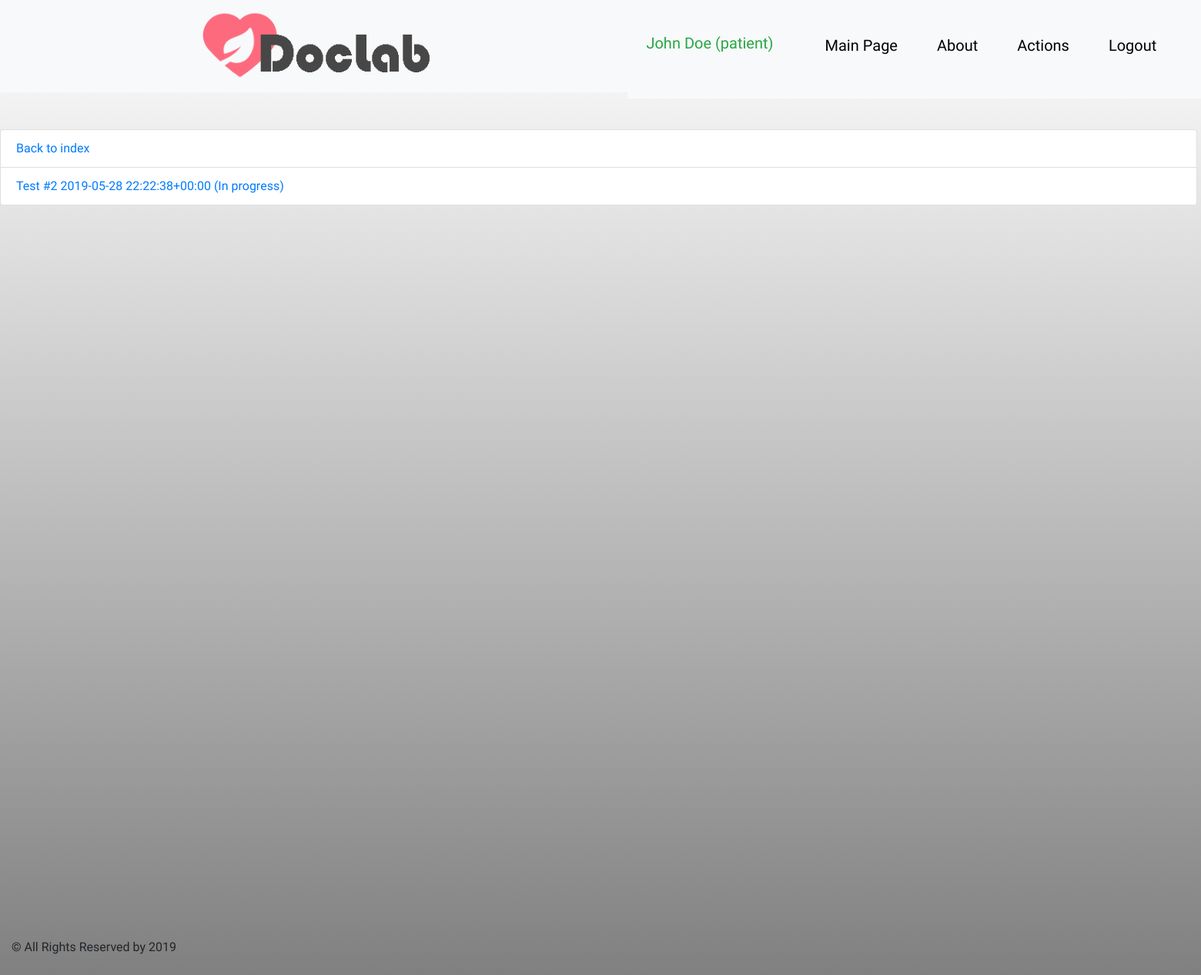
The page /lab/todo/ (signed in) on the database as committed earlier.
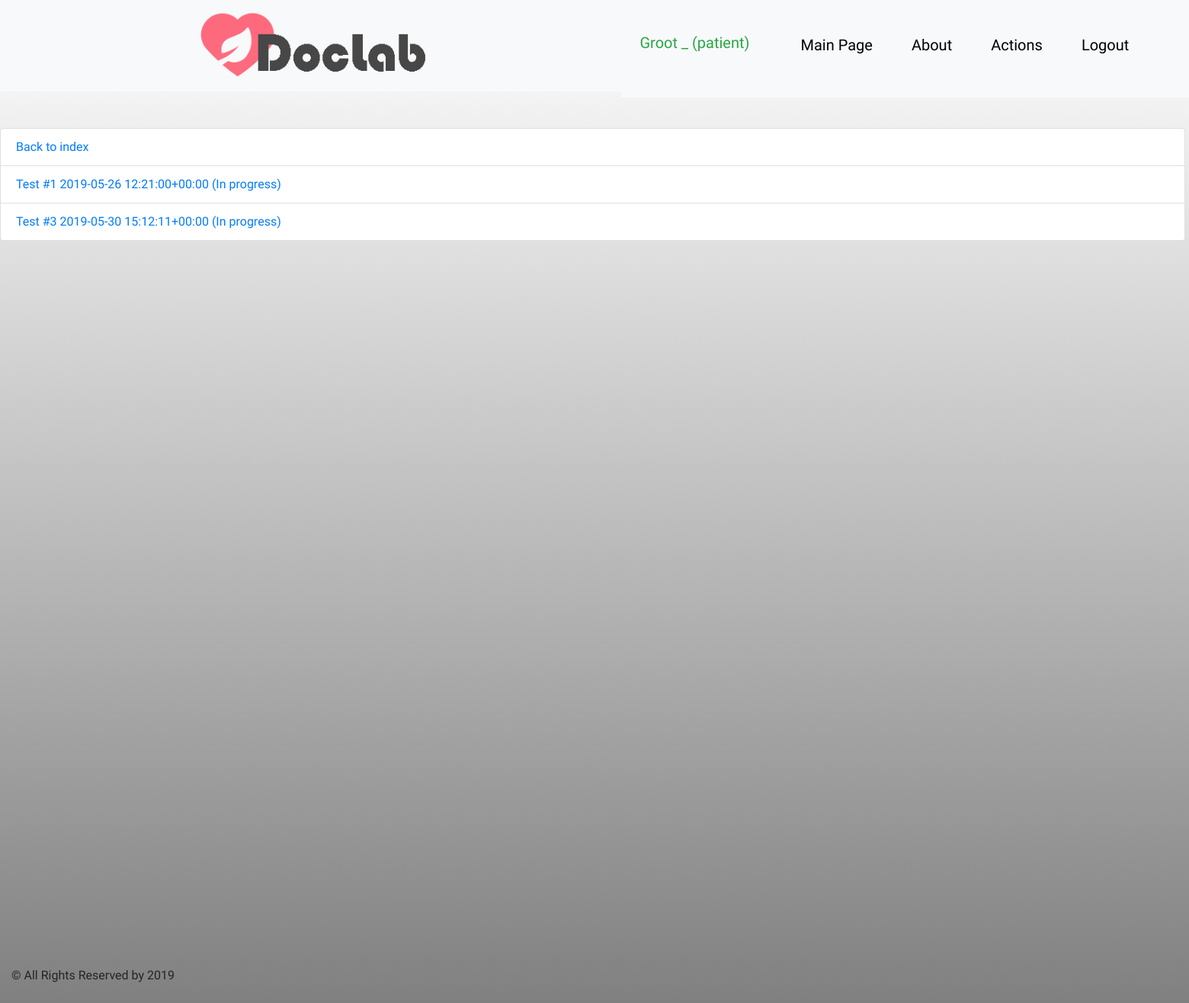
The same page on the database as committed later.
### doctor/models.py (models this page shows, shortened)
class UserProfile(AbstractBaseUser, PermissionsMixin):
    accType = (
        (0, 'Unknown'),
        (1, 'Doctor'),
        (2, 'LabAssistant'),
        (3, 'Patient'),
        (4, 'Admin'),
    )
    username = models.CharField(max_length=25, unique=True)
    email = models.EmailField(unique=True)
    is_active = models.BooleanField(default=True)
    is_staff = models.BooleanField(default=False)
    acc_type = models.IntegerField(choices=accType, default=0)
    pat_ref = models.OneToOneField(Patient, on_delete=models.CASCADE, null=True, blank=True, unique=True)
    doc_ref = models.ForeignKey(Doctor, on_delete=models.CASCADE, null=True, blank=True)
    USERNAME_FIELD = "username"
    objects = UserManager()
    REQUIRED_FIELDS = ["email"]

class Patient(models.Model):
    BLOOD_TYPE = (
        (0, 'O+'),
        (1, 'O-'),
        (2, 'B-'),
        (3, 'B+'),
        (4, 'A-'),
        (5, 'A+'),
        (6, 'AB-'),
        (7, 'AB+')
    )
    GENDER = (
        (0, 'Male'),
        (1, 'Female')
    )
    first_name = models.CharField(max_length=45)
    middle_name = models.CharField(max_length=45)
    last_name = models.CharField(max_length=45)
    passport_id = models.CharField(max_length=8, default='AA000000')
    gender = models.BooleanField(choices=GENDER, default=0)
    birth_date = models.DateField(blank=True, default=timezone.now)
    address = models.CharField(max_length=90, blank=True)
    phone_number = models.CharField(max_length=15, blank=True)
    email = models.CharField(max_length=254, blank=True)
    blood_type = models.IntegerField(choices=BLOOD_TYPE)
    notes = models.TextField(max_length=1000, blank=True)
    doctor_id = models.ForeignKey(Doctor, on_delete=models.SET_NULL, null=True)
    def __str__(self):
        return self.first_name + ' ' + self.last_name

class MedicalTests(models.Model):
    READINESS = (
        (0, 'In progress'),
        (1, 'Ready')
    )
    date_application = models.DateTimeField(default=timezone.now)
    date_registration = models.DateTimeField(default=timezone.now)
    date_taking_material = models.DateTimeField(default=timezone.now)
    target_date = models.DateTimeField(default=timezone.now)
    material = models.CharField(max_length=45)
    diagnosis = models.CharField(max_length=45)
    delivering_method = models.CharField(max_length=25)
    readiness = models.BooleanField(choices=READINESS, default=0)
    patient_id = models.ForeignKey(Patient, on_delete=models.CASCADE)
    doctor_id = models.ForeignKey(Doctor, on_delete=models.SET_NULL, null=True)
    def __str__(self):
        return 'Test #' + str(self.id) + ' ' + str(self.date_application) + ' (' + str(
            self.get_readiness_display()) + ')'

### lab/views.py (the view)
# urls.py: path('todo/', views.MedicalTestsTODOView.as_view(), name='medtests_todo'),
class MedicalTestsTODOView(generic.ListView):
    template_name = 'doctor/medtest.html'
    def get_queryset(self):
        try:
            my_model = MedicalTests.objects.filter(readiness=False)
        except:
            raise Http404
        return my_model

### doctor/templates/doctor/medtest.html (shortened to what this page needs)
{% extends 'extends/base.html' %}
{% block content %}
    {% if object_list %}
        <ul class="list-group">
            <li class="list-group-item"><a href="{% url 'lab:index' %}">Back to index</a></li>
            {% for med in object_list %}
                <li class="list-group-item"><a
                        href="{% url 'lab:medtest_details' med.id %}">{{ med }}</a></li>
            {% endfor %}
        </ul>
    {% else %}
        <ul class="list-group">
            <li class="list-group-item"><a href="{% url 'lab:index' %}">Back to index</a></li>
            <li class="list-group-item">No Medtest Exists for this Patient!</li>
        </ul>
    {% endif %}
{% endblock %}

### main/templates/extends/header.html (shortened to what this page needs)
{% load static %}
<!DOCTYPE html>
<html lang="en">
<head>
    <link rel="stylesheet" href="{% static 'main/images/style1.css' %}">
</head>
<body>
<header>
    <nav class="navbar navbar-expand-sm bg-light">
        <ul class="navbar-nav mr-auto">
            <div class="logo">
                <a href="{% url 'main:index' %}"><img class="graficlogo" src="{% static 'main/images/logo.png' %}"></a>
            </div>
            <nav class="navbar navbar-expand-sm bg-light">
                <ul class="navbar-nav mr-auto">
                    {% if user.is_authenticated %}
                        <li class="nav-item active">
                            <a class="navbar-brand nav-link text-success">
                                {% if user.acc_type == 3 %}
                                    {{ user.pat_ref }}
                                {% elif user.acc_type == 4 %}
                                    {{ user.doc_ref }}
                                {% endif %}
                                ({{ user.username }})
                            </a>
                        </li>
                    {% endif %}
                    <li class="nav-item">
                        <a class="nav-link" href="{% url 'main:index' %}">Main Page</a>
                    </li>
                    <li class="nav-item">
                        <a class="nav-link" href="{% url 'main:info' %}">About</a>
                    </li>
                    {% if user.is_authenticated %}
                        {% if user.acc_type == 1 %}
                            <li class="nav-item">
                                <a class="nav-link" href="{% url 'doctor:index' %}">Doctor Panel</a>
                            </li>
                        {% elif user.acc_type == 2 %}
                            <li class="nav-item">
                                <a class="nav-link" href="{% url 'lab:index' %}">Lab Tests Panel</a>
                            </li>
                        {% elif user.acc_type == 3 %}
                            <li class="nav-item">
                                <a class="nav-link" href="{% url 'patient:index' %}">Actions</a>
                            </li>
                        {% endif %}
                    {% endif %}
                    {% if user.is_authenticated %}
                        <li class="nav-item mr-auto">
                            <a class="nav-link " href="{% url 'logout' %}">Logout</a>
                        </li>
                    {% else %}
                        <li class="nav-item mr-auto">
                            <a class="nav-link mr-auto" href="{% url 'login' %}">Login</a>
                        </li>
                    {% endif %}
                </ul>
            </nav>
        </ul>
    </nav>
<br>
<br>
</header>
</body>
</html>

Rows that differ between the two databases and show on the page:
no longer on this page (row edited): MedicalTests: id+date_application+readiness "Test #2 2019-05-28 22:22:38+00:00 (In progress)"
changed UserProfile "patient": pat_ref "John Doe" → "Groot _"
now on this page (row edited): MedicalTests: id+date_application+readiness "Test #1 2019-05-26 12:21:00+00:00 (In progress)"
added MedicalTests: id+date_application+readiness "Test #3 2019-05-30 15:12:11+00:00 (In progress)"
